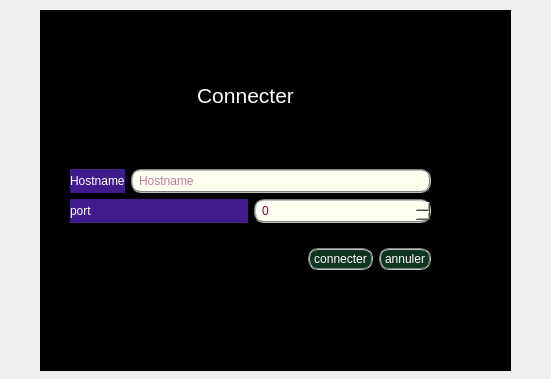
<?xml version="1.0" encoding="UTF-8"?>
<ui version="4.0">
 <class>DuMessengerDialog</class>
 <widget class="QDialog" name="DuMessengerDialog">
  <property name="geometry">
   <rect>
    <x>0</x>
    <y>0</y>
    <width>551</width>
    <height>379</height>
   </rect>
  </property>
  <property name="windowTitle">
   <string>Dialog</string>
  </property>
  <widget class="QFrame" name="frame_2">
   <property name="geometry">
    <rect>
     <x>40</x>
     <y>10</y>
     <width>471</width>
     <height>361</height>
    </rect>
   </property>
   <property name="styleSheet">
    <string notr="true">background-color: rgb(0, 0, 0);</string>
   </property>
   <property name="frameShape">
    <enum>QFrame::StyledPanel</enum>
   </property>
   <property name="frameShadow">
    <enum>QFrame::Raised</enum>
   </property>
   <widget class="QLabel" name="label_3">
    <property name="geometry">
     <rect>
      <x>50</x>
      <y>40</y>
      <width>311</width>
      <height>91</height>
     </rect>
    </property>
    <property name="text">
     <string>&lt;html&gt;&lt;head/&gt;&lt;body&gt;&lt;p align=&quot;center&quot;&gt;&lt;span style=&quot; font-size:16pt; color:#ffffff;&quot;&gt;Connecter&lt;/span&gt;&lt;/p&gt;&lt;/body&gt;&lt;/html&gt;</string>
    </property>
   </widget>
   <widget class="QWidget" name="layoutWidget">
    <property name="geometry">
     <rect>
      <x>30</x>
      <y>140</y>
      <width>361</width>
      <height>141</height>
     </rect>
    </property>
    <layout class="QVBoxLayout" name="verticalLayout_2">
     <item>
      <layout class="QVBoxLayout" name="verticalLayout">
       <item>
        <layout class="QHBoxLayout" name="horizontalLayout">
         <item>
          <widget class="QLabel" name="label">
           <property name="styleSheet">
            <string notr="true">color: rgb(255, 255, 255);
background-color: rgb(63, 27, 139);</string>
           </property>
           <property name="text">
            <string>Hostname</string>
           </property>
          </widget>
         </item>
         <item>
          <widget class="QLineEdit" name="hostname">
           <property name="styleSheet">
            <string notr="true">color: #050505;
background-color: rgb(20, 70, 29);
    background-color: yellow;
border-image: url(:/images/button-hover.png) 16; 
color: rgb(127, 0, 63);
    background-color: rgb(255, 255, 241);
    selection-color: red
;                                    
    selection-background-color: rgb(191, 31, 127);
    border: 2px groove gray;
    border-radius: 10px;
    padding: 2px 4px;</string>
           </property>
           <property name="placeholderText">
            <string>Hostname</string>
           </property>
          </widget>
         </item>
        </layout>
       </item>
       <item>
        <layout class="QHBoxLayout" name="horizontalLayout_2">
         <item>
          <widget class="QLabel" name="label_2">
           <property name="styleSheet">
            <string notr="true">color: rgb(255, 255, 255);
background-color: rgb(63, 27, 139);</string>
           </property>
           <property name="text">
            <string>port</string>
           </property>
          </widget>
         </item>
         <item>
          <widget class="QSpinBox" name="port">
           <property name="styleSheet">
            <string notr="true">color: #050505;
background-color: rgb(20, 70, 29);
    background-color: yellow;
border-image: url(:/images/button-hover.png) 16; 
color: rgb(127, 0, 63);
    background-color: rgb(255, 255, 241);
    selection-color: red
;                                    
    selection-background-color: rgb(191, 31, 127);
    border: 2px groove gray;
    border-radius: 10px;
    padding: 2px 4px;</string>
           </property>
           <property name="maximum">
            <number>999999999</number>
           </property>
          </widget>
         </item>
        </layout>
       </item>
      </layout>
     </item>
     <item>
      <layout class="QHBoxLayout" name="horizontalLayout_3">
       <item>
        <widget class="QFrame" name="frame">
         <property name="frameShape">
          <enum>QFrame::StyledPanel</enum>
         </property>
         <property name="frameShadow">
          <enum>QFrame::Raised</enum>
         </property>
        </widget>
       </item>
       <item>
        <spacer name="horizontalSpacer">
         <property name="orientation">
          <enum>Qt::Horizontal</enum>
         </property>
         <property name="sizeHint" stdset="0">
          <size>
           <width>148</width>
           <height>20</height>
          </size>
         </property>
        </spacer>
       </item>
       <item>
        <widget class="QPushButton" name="ok">
         <property name="styleSheet">
          <string notr="true">

color: rgb(255, 255, 255);
background-color: rgb(26, 57, 40);
    background-color: rgb(15, 53, 33);
    selection-color: white;                                    
    selection-background-color: rgb(191, 31, 127);
    border: 2px groove gray;
    border-radius: 10px;
    padding: 2px 4px;</string>
         </property>
         <property name="text">
          <string>connecter</string>
         </property>
        </widget>
       </item>
       <item>
        <widget class="QPushButton" name="cancel">
         <property name="styleSheet">
          <string notr="true">

color: rgb(255, 255, 255);
background-color: rgb(26, 57, 40);
    background-color: rgb(15, 53, 33);
    selection-color: white;                                    
    selection-background-color: rgb(191, 31, 127);
    border: 2px groove gray;
    border-radius: 10px;
    padding: 2px 4px;</string>
         </property>
         <property name="text">
          <string>annuler</string>
         </property>
        </widget>
       </item>
      </layout>
     </item>
    </layout>
   </widget>
  </widget>
 </widget>
 <resources/>
 <connections/>
</ui>
